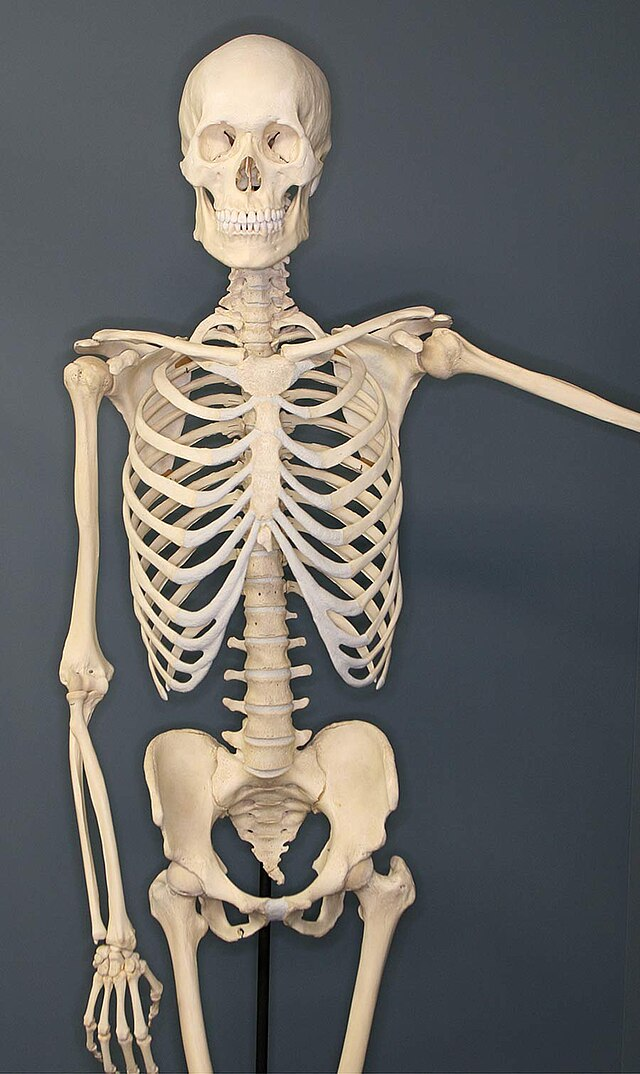
#> input picture bones.jpg, 640 x 1074 px
$ python 22310266_Filtro2.py
#> lines starting #> are read from the running program, lines starting #| are printed output that depends on the picture
#Ejercicio 2
#Filtro 2
#A) Leer una imagen con un solo canal
#B) Duplicar el borde de la imagen adjunta
#C) Aplicar el filtro dado
#D) Mostrar la imagen original y la imagen con el filtro aplicada

import cv2
import numpy as np

#Cargar Imagen
img = cv2.imread("bones.jpg")
#> img is the input picture: shape (1074, 640, 3); mean B, G, R 101.4, 104.2, 105.8
imagenb = cv2.resize(img, (456,680)) #redimensionar la imagen
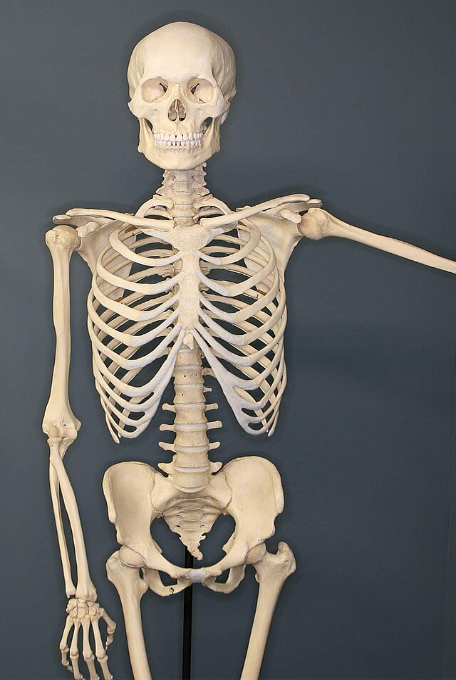
#> imagenb: shape (680, 456, 3); mean B, G, R 101.3, 104.1, 105.7
imagen=cv2.cvtColor(imagenb, cv2.COLOR_BGR2GRAY) #convertir la imagen a un solo canal (escala de grises)
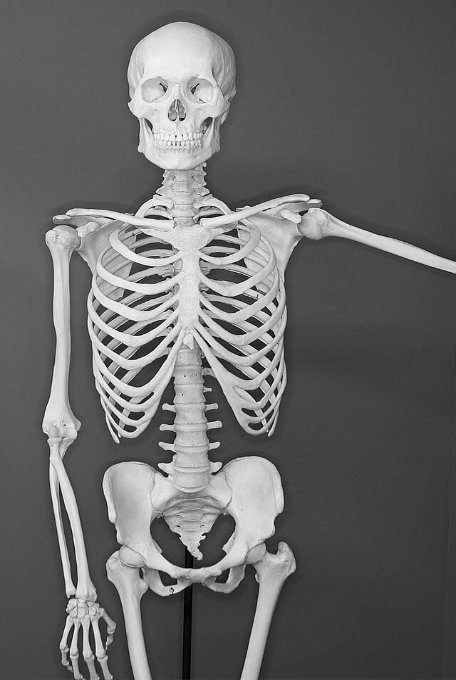
#> imagen: shape (680, 456); min 0, max 253, mean 104.3

#Duplicar el borde de la imagen
imagen_borde = cv2.copyMakeBorder(imagen, 1, 1, 1, 1, cv2.BORDER_REPLICATE) #agregar un borde de 1 pixel a la imagen
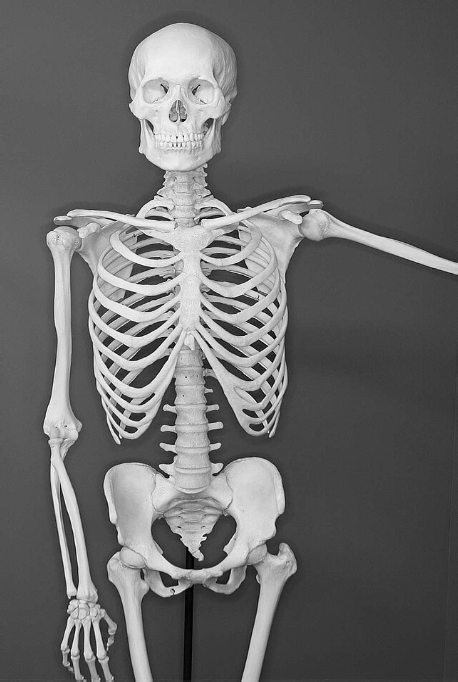
#> imagen_borde: shape (682, 458); min 0, max 253, mean 104.1

#Aplicar el filtro Laplaciano
kernel_laplaciano = np.array([[1, 1, 1],
                              [1, -8, 1],
                              [1, 1, 1]], dtype=np.float32) #definir el kernel del filtro Laplaciano que se nos indica
imagen_filtrada = cv2.filter2D(imagen_borde, -1, kernel_laplaciano) #aplicar el filtro Laplaciano a la imagen con borde
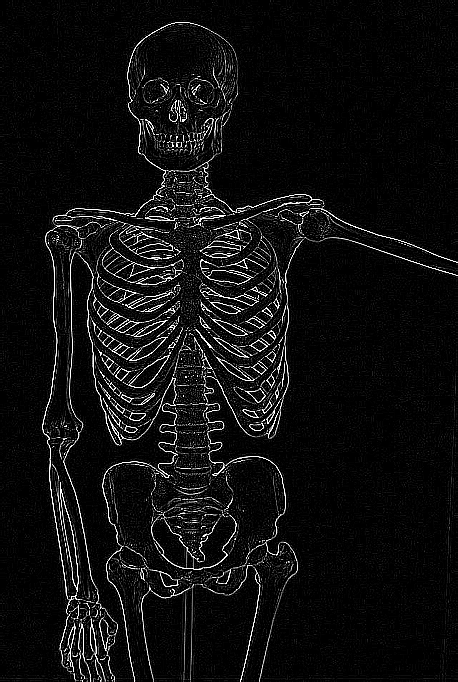
#> imagen_filtrada: shape (682, 458); min 0, max 255, mean 15.7
filtro_sin_borde = imagen_filtrada[1:-1, 1:-1] #quitar el borde de la imagen filtrada
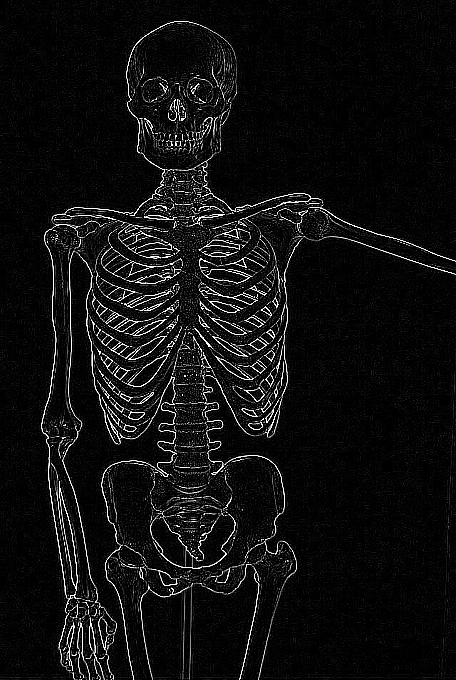
#> filtro_sin_borde: shape (680, 456); min 0, max 255, mean 15.8

#Guardar las imágenes en un archivo .npy
np.save("22310266_filtro2_original.npy", [imagen])
np.save("22310266_filtro2_filtrada.npy", [filtro_sin_borde])

#Mostrar las imágenes
cv2.imshow("Imagen Original", imagenb)
cv2.imshow("Imagen Filtrada (Laplaciano)", filtro_sin_borde)

#Para checar que sí sean de la misma dimensión
# cv2.imwrite("22310266filtro1_original.jpg", imagenb)
# cv2.imwrite("22310266filtro1_filtrada.jpg", filtro_sin_borde)

cv2.waitKey(0)
cv2.destroyAllWindows()

$ run again, with bordes2.jpg copied over bones.jpg
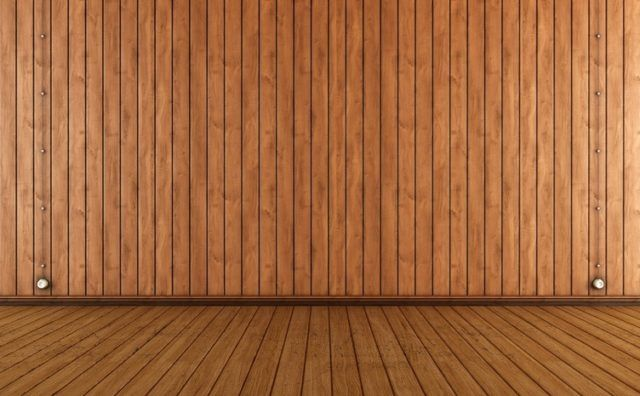
#> input picture bordes2.jpg, 640 x 396 px
#> img is the input picture: shape (396, 640, 3); mean B, G, R 61.3, 103.5, 163.6
#> `imagen_borde = cv2.copyMakeBorder(imagen, 1, 1, 1, 1, cv2.BORDER_REPLI..`:
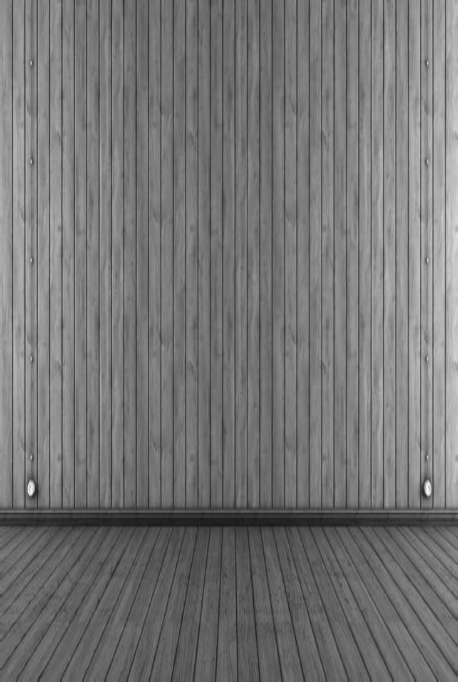
#> imagen_borde: shape (682, 458); min 21, max 251, mean 117.2
#> `filtro_sin_borde = imagen_filtrada[1:-1, 1:-1]`:
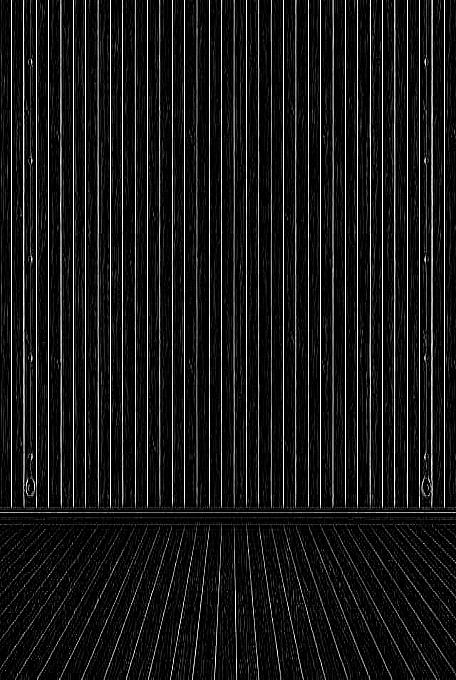
#> filtro_sin_borde: shape (680, 456); min 0, max 255, mean 23.7
